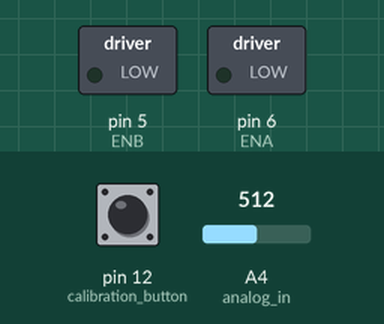
Bench run of a sketch on a simulated Arduino Uno, built with avr-gcc and run on an emulated ATmega328P. Parts: switched loads named in the sketch (green lamp = pin HIGH). The test bench sets the inputs (shaded band); at power-on: pin 12 (calibration_button) HIGH, A4 (analog_in) = 512. Pins used as bus, display or sensor lines are not drawn.

Above: at 1.2 s.
1.3 s: pin 12 (calibration_button) pulled LOW for 0.15 s
4.4 s: A4 (analog_in) set to 660
At 5.4 s:
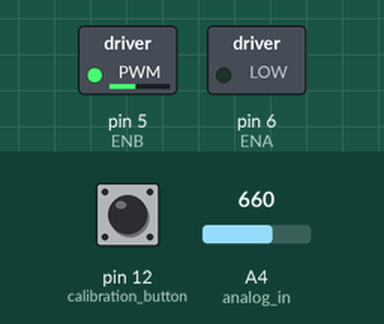
6.3 s: A4 (analog_in) set to 556
7.8 s: A4 (analog_in) set to 528
At 8.7 s:
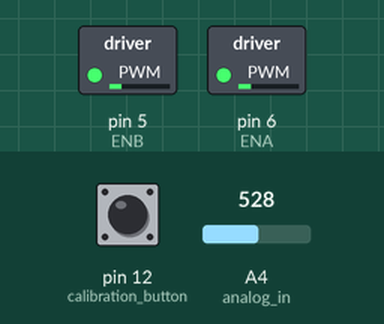
9.6 s: A4 (analog_in) set to 434
11.1 s: A4 (analog_in) set to 416
At 11.8 s:
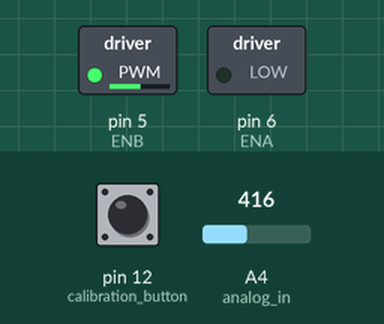
Timing chart, 0 to 13.6 s (numbered marks = the images above; inputs shaded):
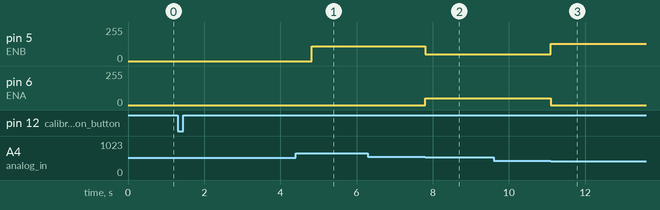

Measured:
- the behaviour switches between 547 and 546 on A4 (analog_in) (found by bisection; images 1 and 2)
- the behaviour switches between 427 and 426 on A4 (analog_in) (found by bisection; images 2 and 3)
- after the input at 1.3 s, every drawn part: stays the same
- after the input at 4.4 s, pin 5 (ENB): 0/255 → 110/255 after 0.42 s; pin 6 (ENA): stays 0/255 (without the input it goes to 51/255 after 0.43 s)
- after the input at 6.3 s, every drawn part: stays the same
- after the input at 7.8 s, pin 5 (ENB): 110/255 → 50/255 at once, → 49/255 0.31 s later; pin 6 (ENA): 0/255 → 50/255 at once, → 51/255 0.31 s later
- after the input at 9.6 s, every drawn part: stays the same
- after the input at 11.1 s, pin 5 (ENB): 49/255 → 130/255 at once; pin 6 (ENA): 51/255 → 0/255 at once

The sketch:

polla2.ino
```cpp
// 1el motol
#define ENA 6
#define IN1 8
#define IN2 7

// 2do ñotor
#define ENB 5
#define IN3 9
#define IN4 4

typedef unsigned int uint;

const bool debug_mode = false  ;//lectura uwu balatro god 10/10

// Constantes que necesitamos calibrar, la parte más jodida
const float kP = 0.13920;     // Av 1.8 - 95-125 AV // 0.28920 - 60-160 AV // 21720 // 18920 130 AV
const float kD = 0.27820;     // Av 1.8 - 95-125 AV // 0.53820 - 60 - 160 AV // 49820 // 36820 130 AV
const float kI = 0.0009;  // 0.0017 - 60 - 160 AV
const int integral_max = 1000; //
const uint integral_const = 20;

const uint base_speed = 50; //
const uint max_speed = 130;
uint threshold = 650; // sensibilidad, a partir de qué punto se considera negro (solo hay que recalcar que entre más inclinado esté hacia abajo más sensiblidad se tendrá que poner para evitar ruido)
const uint diff = 1.4;

const uint adapt_delay = 250;
const uint calibration_tries = 10;

const uint calibration_button = 12;
uint calibration_state = 0;
bool vinibrado = false;

const uint offset = 7;

const uint analog_in = A4;
const uint sensors[] = { A0, A1, A2, A3 }; // meter cada sensor acá, hice el código dinámico (o intenté) así que si metemos más sensores no debería de haber problema, aunque lo testee solo con 6
const uint total_sensors = sizeof(sensors) / sizeof(sensors[0]);
const uint readers = 16; // escala en la cual se va a leer, en este caso son 16 sensores lolxd

const uint position_cap = (readers - 1) * 1000;
const uint set_point = (position_cap / 2);

int last_error = 0;
int integral = 0;

void readSensors(uint* data) {
  for(int i = 0; i < readers; i++) {
    digitalWrite(sensors[0], (i & 0x01) ? HIGH : LOW);
    digitalWrite(sensors[1], (i & 0x02) ? HIGH : LOW);
    digitalWrite(sensors[2], (i & 0x04) ? HIGH : LOW);
    digitalWrite(sensors[3], (i & 0x08) ? HIGH : LOW);

   // delayMicroseconds(50);
    data[i] = analogRead(analog_in); //esto es para invertir la lectura porque me daba los valores al revés, si no funca solo hay que quitar el 1024
  }

  /* for(int i = 0; i < readers; i++) {
    Serial.print(data[i]);
    Serial.print(" | ");
  }*/
}

uint changeThreshold(uint* buffer, uint max) {
  uint maximun = max;

  for(int i = 0; i < readers; i++) {
    if(buffer[i] > maximun) {
      maximun = buffer[i];
    }
  }

  return maximun;
}

void adaptThreshold() {
  uint buffer[readers];
  uint max = 0;

  for(int i = 0; i < calibration_tries; i++) {
    readSensors(buffer);
    max = changeThreshold(buffer, max);

    delay(adapt_delay);
  }

  threshold = max - (max / 6);

  delay(1000);

  vinibrado = true;
}

uint calculatePosition(uint* data) {
  uint sum_weighted_index = 0;
  uint sum_intensity = 0;
  uint active_sensors = 0;

  for (uint i = 0; i < readers; i++) {
      if (data[i] >= threshold) {
        sum_intensity += data[i];
        sum_weighted_index += (uint)i * data[i];
        active_sensors++;
      }
  }

  if (sum_intensity == 0 || active_sensors == 0) {
      return (uint)-1; // Valor especial para indicar que se perdió la línea
  }

  uint position = (uint)((float)sum_weighted_index / sum_intensity * 1000.0);

  return position;
}

bool isSharpCurve(uint* data) {
  uint extreme_values = 0;
  for (uint i = 0; i < readers; i++) {
    if (data[i] >= threshold && (i == 0 || i == readers-1)) {
      extreme_values++;
    }
  }
  return extreme_values >= 2; // linea detectada en ambos extremos
}

void setMotor(uint leftSpeed, uint rightSpeed) {
  digitalWrite(IN1, LOW);
  digitalWrite(IN2, HIGH);
  analogWrite(ENA, leftSpeed);

  digitalWrite(IN3, HIGH);
  digitalWrite(IN4, LOW);
  analogWrite(ENB, rightSpeed);
}

void setup() {
  Serial.begin(9600);

  pinMode(calibration_button, INPUT);
  for(int i = 0; i < total_sensors; i++) pinMode(sensors[i], OUTPUT);
}

void loop() {
  calibration_state = digitalRead(calibration_button);

  if(calibration_state == LOW) {
    adaptThreshold();
  }

  if(!vinibrado) return;

  uint data[readers];
  readSensors(data);

  uint position = calculatePosition(data);
  int error;

  // esto es por ti heisenwolf
  if (position == (uint)-1) {
    //
    error = last_error > 0 ? 1200: - 1200; // girar bruscamente en la última dirección conocida
  } else {
    error = position - set_point + offset;
  }

  integral += error;
  // Anti-windup
  if (integral > integral_max) integral = integral_max;
  if (integral < -integral_max) integral = -integral_max;

  int derivative = error - last_error;
  float proporcional = (kP * error);
  float derivativa = (kD * derivative);
  float integral_term = (kI * integral);

  float correction = (proporcional) + (derivativa) + (integral_term);
  last_error = error;

  int motor_left_speed = base_speed + (int)correction;
  int motor_right_speed =  base_speed - (int)correction;


  if (isSharpCurve(data)) {
    motor_left_speed = constrain(motor_left_speed, 0, max_speed - integral_const);
    motor_right_speed = constrain(motor_right_speed, 0, max_speed - integral_const);
  } else {
    motor_left_speed = constrain(motor_left_speed, 0, max_speed);
    motor_right_speed = constrain(motor_right_speed, 0, max_speed);
  }


  if(debug_mode) {
    for(int i = 0; i < readers; i++) {
      Serial.print(data[i]);
      Serial.print(" | ");
    }

    Serial.print("Position: ");
    Serial.print(position);

    Serial.print(" | Error: ");
    Serial.print(error);

    Serial.print(" | T: ");
    Serial.print(threshold);

    Serial.print(" | L: ");
    Serial.print(motor_left_speed);

    Serial.print(" | R: ");
    Serial.print(motor_right_speed);

    Serial.print(" | C: ");
    Serial.print(correction);
    Serial.print(" | P: ");
    Serial.print (proporcional);
    Serial.print(" | d: ");
    Serial.print (derivativa);
    Serial.print(" | i: ");
    Serial.print (integral_term);

    Serial.println("");
    delay(500);

    return;
  }
  setMotor(motor_left_speed, motor_right_speed);

}
```
